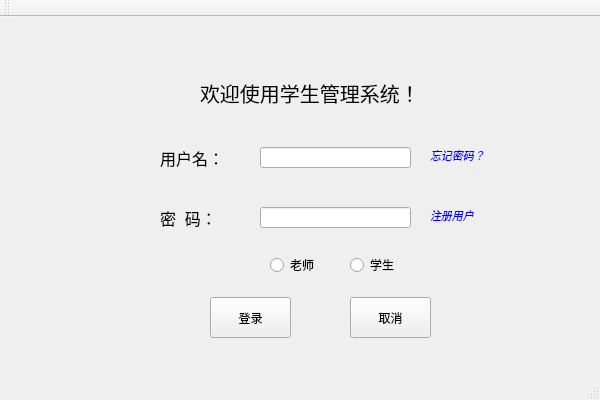
<?xml version="1.0" encoding="UTF-8"?>
<ui version="4.0">
 <class>StuMgrClass</class>
 <widget class="QMainWindow" name="StuMgrClass">
  <property name="geometry">
   <rect>
    <x>0</x>
    <y>0</y>
    <width>600</width>
    <height>400</height>
   </rect>
  </property>
  <property name="windowTitle">
   <string>StuMgr</string>
  </property>
  <widget class="QWidget" name="centralWidget">
   <widget class="QLabel" name="label">
    <property name="geometry">
     <rect>
      <x>200</x>
      <y>50</y>
      <width>221</width>
      <height>51</height>
     </rect>
    </property>
    <property name="font">
     <font>
      <family>黑体</family>
      <pointsize>15</pointsize>
     </font>
    </property>
    <property name="text">
     <string>欢迎使用学生管理系统！</string>
    </property>
   </widget>
   <widget class="QLabel" name="unameLab">
    <property name="geometry">
     <rect>
      <x>160</x>
      <y>130</y>
      <width>71</width>
      <height>21</height>
     </rect>
    </property>
    <property name="font">
     <font>
      <pointsize>12</pointsize>
     </font>
    </property>
    <property name="text">
     <string>用户名：</string>
    </property>
   </widget>
   <widget class="QLineEdit" name="unameEdit">
    <property name="geometry">
     <rect>
      <x>260</x>
      <y>130</y>
      <width>151</width>
      <height>21</height>
     </rect>
    </property>
   </widget>
   <widget class="QLabel" name="pwdLab">
    <property name="geometry">
     <rect>
      <x>160</x>
      <y>190</y>
      <width>71</width>
      <height>21</height>
     </rect>
    </property>
    <property name="font">
     <font>
      <pointsize>12</pointsize>
     </font>
    </property>
    <property name="text">
     <string>密  码：</string>
    </property>
   </widget>
   <widget class="QLineEdit" name="pwdEdit">
    <property name="geometry">
     <rect>
      <x>260</x>
      <y>190</y>
      <width>151</width>
      <height>21</height>
     </rect>
    </property>
    <property name="text">
     <string/>
    </property>
   </widget>
   <widget class="QPushButton" name="loginBtn">
    <property name="geometry">
     <rect>
      <x>210</x>
      <y>280</y>
      <width>81</width>
      <height>41</height>
     </rect>
    </property>
    <property name="text">
     <string>登录</string>
    </property>
   </widget>
   <widget class="QPushButton" name="cancelBtn">
    <property name="geometry">
     <rect>
      <x>350</x>
      <y>280</y>
      <width>81</width>
      <height>41</height>
     </rect>
    </property>
    <property name="text">
     <string>取消</string>
    </property>
   </widget>
   <widget class="QRadioButton" name="teacherradioButton">
    <property name="geometry">
     <rect>
      <x>270</x>
      <y>240</y>
      <width>89</width>
      <height>16</height>
     </rect>
    </property>
    <property name="text">
     <string>老师</string>
    </property>
   </widget>
   <widget class="QRadioButton" name="sturadioButton">
    <property name="geometry">
     <rect>
      <x>350</x>
      <y>240</y>
      <width>89</width>
      <height>16</height>
     </rect>
    </property>
    <property name="text">
     <string>学生</string>
    </property>
   </widget>
   <widget class="myLabel" name="forgetPwdLab">
    <property name="geometry">
     <rect>
      <x>430</x>
      <y>130</y>
      <width>61</width>
      <height>16</height>
     </rect>
    </property>
    <property name="palette">
     <palette>
      <active>
       <colorrole role="Text">
        <brush brushstyle="SolidPattern">
         <color alpha="255">
          <red>0</red>
          <green>0</green>
          <blue>0</blue>
         </color>
        </brush>
       </colorrole>
       <colorrole role="Highlight">
        <brush brushstyle="SolidPattern">
         <color alpha="255">
          <red>0</red>
          <green>85</green>
          <blue>255</blue>
         </color>
        </brush>
       </colorrole>
      </active>
      <inactive>
       <colorrole role="Text">
        <brush brushstyle="SolidPattern">
         <color alpha="255">
          <red>0</red>
          <green>0</green>
          <blue>0</blue>
         </color>
        </brush>
       </colorrole>
       <colorrole role="Highlight">
        <brush brushstyle="SolidPattern">
         <color alpha="255">
          <red>0</red>
          <green>85</green>
          <blue>255</blue>
         </color>
        </brush>
       </colorrole>
      </inactive>
      <disabled>
       <colorrole role="Text">
        <brush brushstyle="SolidPattern">
         <color alpha="255">
          <red>120</red>
          <green>120</green>
          <blue>120</blue>
         </color>
        </brush>
       </colorrole>
       <colorrole role="Highlight">
        <brush brushstyle="SolidPattern">
         <color alpha="255">
          <red>51</red>
          <green>153</green>
          <blue>255</blue>
         </color>
        </brush>
       </colorrole>
      </disabled>
     </palette>
    </property>
    <property name="font">
     <font>
      <pointsize>8</pointsize>
      <italic>true</italic>
     </font>
    </property>
    <property name="cursor">
     <cursorShape>PointingHandCursor</cursorShape>
    </property>
    <property name="text">
     <string>&lt;html&gt;&lt;head/&gt;&lt;body&gt;&lt;p&gt;&lt;span style=&quot; color:#0000ff;&quot;&gt;忘记密码？&lt;/span&gt;&lt;/p&gt;&lt;/body&gt;&lt;/html&gt;</string>
    </property>
   </widget>
   <widget class="myLabel" name="createStuLab">
    <property name="geometry">
     <rect>
      <x>430</x>
      <y>190</y>
      <width>51</width>
      <height>16</height>
     </rect>
    </property>
    <property name="palette">
     <palette>
      <active>
       <colorrole role="Text">
        <brush brushstyle="SolidPattern">
         <color alpha="255">
          <red>0</red>
          <green>0</green>
          <blue>0</blue>
         </color>
        </brush>
       </colorrole>
      </active>
      <inactive>
       <colorrole role="Text">
        <brush brushstyle="SolidPattern">
         <color alpha="255">
          <red>0</red>
          <green>0</green>
          <blue>0</blue>
         </color>
        </brush>
       </colorrole>
      </inactive>
      <disabled>
       <colorrole role="Text">
        <brush brushstyle="SolidPattern">
         <color alpha="255">
          <red>120</red>
          <green>120</green>
          <blue>120</blue>
         </color>
        </brush>
       </colorrole>
      </disabled>
     </palette>
    </property>
    <property name="font">
     <font>
      <pointsize>8</pointsize>
      <italic>true</italic>
     </font>
    </property>
    <property name="cursor">
     <cursorShape>PointingHandCursor</cursorShape>
    </property>
    <property name="text">
     <string>&lt;html&gt;&lt;head/&gt;&lt;body&gt;&lt;p&gt;&lt;span style=&quot; color:#0000ff;&quot;&gt;注册用户&lt;/span&gt;&lt;/p&gt;&lt;/body&gt;&lt;/html&gt;</string>
    </property>
   </widget>
  </widget>
  <widget class="QToolBar" name="mainToolBar">
   <attribute name="toolBarArea">
    <enum>TopToolBarArea</enum>
   </attribute>
   <attribute name="toolBarBreak">
    <bool>false</bool>
   </attribute>
  </widget>
  <widget class="QStatusBar" name="statusBar"/>
 </widget>
 <layoutdefault spacing="6" margin="11"/>
 <customwidgets>
  <customwidget>
   <class>myLabel</class>
   <extends>QLabel</extends>
   <header location="global">mylabel.h</header>
  </customwidget>
 </customwidgets>
 <resources>
  <include location="stumgr.qrc"/>
 </resources>
 <connections>
  <connection>
   <sender>cancelBtn</sender>
   <signal>clicked()</signal>
   <receiver>StuMgrClass</receiver>
   <slot>close()</slot>
   <hints>
    <hint type="sourcelabel">
     <x>387</x>
     <y>328</y>
    </hint>
    <hint type="destinationlabel">
     <x>391</x>
     <y>406</y>
    </hint>
   </hints>
  </connection>
 </connections>
</ui>
